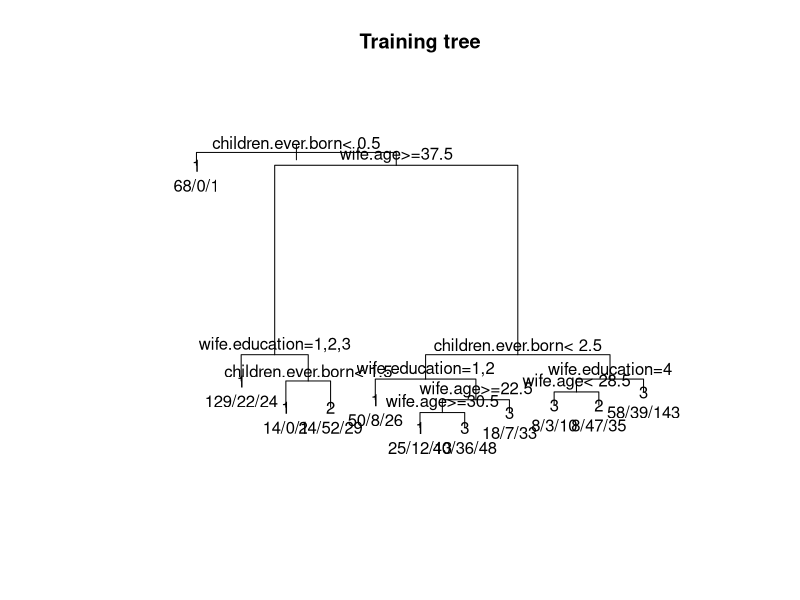

R code for this plot:
# Load libraries
library(rpart)

# Set the seed
set.seed(1111)

# Set working directory
setwd("/Users/nicolaslopezj/Code/r/bi/9-05")

# Set data
data <- read.csv("cmc.data", header = TRUE, sep=",")
data$wife.education <- as.factor(data$wife.education)
data$husband.education <- as.factor(data$husband.education)
data$wife.islam <- as.factor(data$wife.islam)
data$wife.work <- as.factor(data$wife.work)
data$husband.occupation <- as.factor(data$husband.occupation)
data$living.standard <- as.factor(data$living.standard)
data$media.exposure <- as.factor(data$media.exposure)
data$contraceptive.method <- as.factor(data$contraceptive.method)

# Generate training and testing set
sub <- sample(nrow(data), floor(nrow(data) * 0.7))
trainData<-data[sub, ] #70 % for training
testData<-data[-sub, ] #30 % for testing

# Create the tree
tree <- rpart(contraceptive.method ~ ., data=trainData)
plot(tree,margin=0.2)
text(tree, use.n = T, pretty = TRUE)
title("Training tree")

# Predictions
predictions <- predict(tree, testData, type="class")

# Compare
results <- table(testData$contraceptive.method, predictions)
accuracy <- sum(diag(results)) / sum(results) # accuracy 57%
accuracy1 <- results[1] / sum(results[1,]) # accuracy 69%
accuracy2 <- results[2] / sum(results[2,]) # accuracy 27%
accuracy3 <- results[3] / sum(results[3,]) # accuracy 30%


# Child ever born: >= 1
# Wife's age: < 37,5
# Wifes education: Case 1,2,3
#   => child ever born: >= 3
# Wifes education: Case 4
#   => child ever born: case 2 or less
#      => husband ocupation: not 1
#   => child ever born: 3 or more
#      => Wife's age < 33,5
